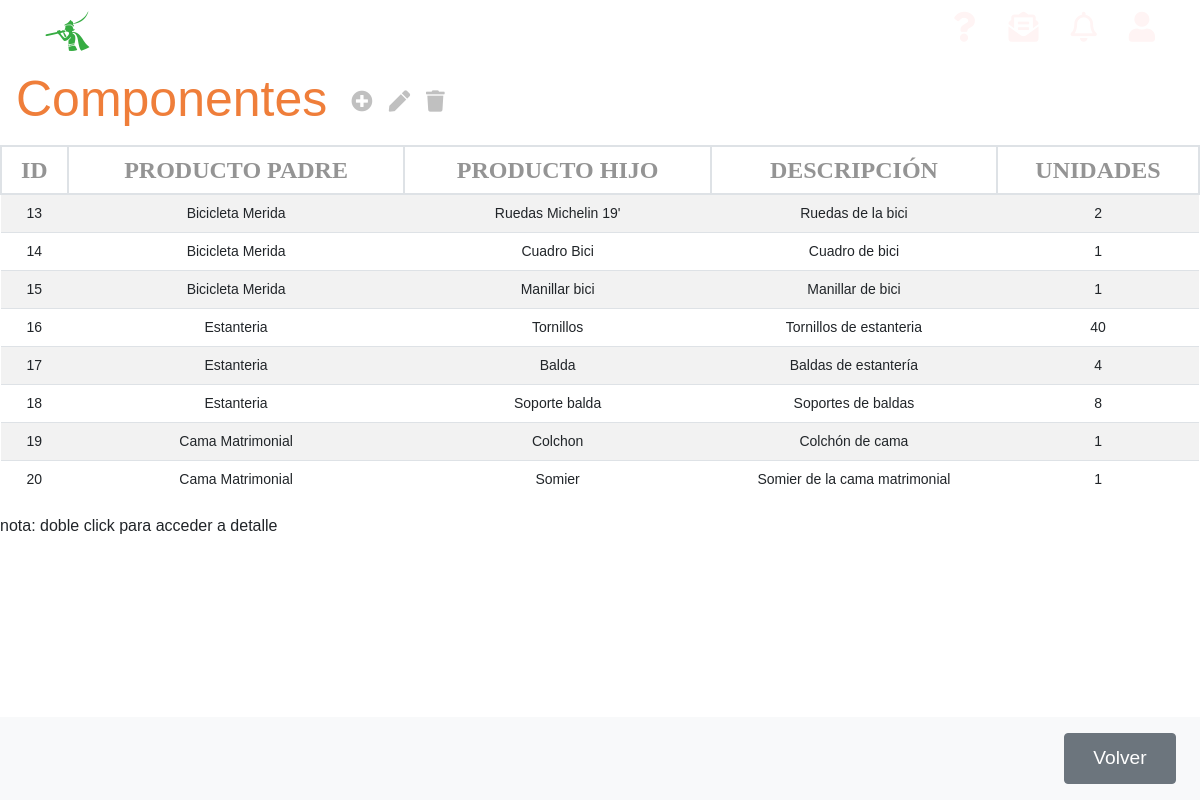
/appEntrega/componentes/, run on the app's committed database.
### appEntrega/models.py (models this page shows, shortened)
class Componente(models.Model):
    componente_producto_padre = models.ForeignKey(Producto, related_name='producto_padre', null=False,
                                                  on_delete=models.CASCADE,
                                                  default=0)
    componente_producto = models.ForeignKey(Producto, related_name='producto', null=False, on_delete=models.CASCADE,
                                            default=0)
    componente_unidades = models.PositiveIntegerField(default=1)
    componente_descripcion = models.CharField(max_length=250)

class Producto(models.Model):
    producto_referencia = models.CharField(max_length=13, primary_key=True)
    producto_nombre = models.CharField(max_length=50)
    producto_descripcion = models.CharField(max_length=250)
    producto_categoria = models.CharField(max_length=50)
    producto_precio = models.DecimalField(max_digits=10, decimal_places=2, default=0)

### appEntrega/views.py (the view)
# urls.py: path('componentes/', ComponenteListView.as_view(), name='listaComponente'),
class ComponenteListView(ListView):
    model = Componente
    template_name = 'listaComponentes.html'
    context_object_name = 'lista_componentes'

### appEntrega/templates/listaComponentes.html
{% extends 'base.html' %}
{% block content %}
<div class="">
    <nav class="navbar navbar-light table-navbar">
        <h2 class="orange-color">Componentes</h2>
        <ul class="navbar-nav mr-auto flex-row">
            <li class="nav-item m-0 ml-3">
                <i class="fas fa-plus-circle fa-lg c-grey"
                    onclick="location.href='http://127.0.0.1:8000/appEntrega/componentes/nuevo/'"></i>
            </li>
            <li class="nav-item m-0">
                <i class="fas fa-pen fa-lg c-grey"></i>
            </li>
            <li class="nav-item m-0">
                <i class="fas fa-trash fa-lg c-grey"></i>
            </li>
        </ul>
    </nav>
</div>
<div class="row">
    <div class="col-md-12">
        <table class="table-deustronic table table-striped table-hover">
            <thead>
                <tr>
                    <th>ID</th>
                    <th>PRODUCTO PADRE</th>
                    <th>PRODUCTO HIJO</th>
                    <th>DESCRIPCIÓN</th>
                    <th>UNIDADES</th>
                </tr>
            </thead>
            <tbody>
                {% if lista_componentes %}
                {% for comp in lista_componentes %}
                <tr ondblclick="location.href='http://127.0.0.1:8000/appEntrega/componentes/{{comp.pk}}/editar'">
                    <td>{{comp.pk}}</td>
                    <td>{{comp.componente_producto_padre.producto_nombre}}</td>
                    <td>{{comp.componente_producto.producto_nombre}}</td>
                    <td>{{comp.componente_descripcion}}</td>
                    <td>{{comp.componente_unidades}}</td>
                </tr>
                {% endfor %}
                {% else %}
                <tr>
                    <td colspan="5">
                        <p>No existen Componentes</p>
                    </td>
                </tr>
                {% endif %}
            </tbody>
        </table>
        <p>nota: doble click para acceder a detalle</p>
    </div>
</div>
<nav class="navbar navbar-light bg-light fixed-bottom">
    <div class="form-inline ml-auto">
        <button onclick="location.href='http://127.0.0.1:8000/appEntrega'" class="btn boton-nav btn-secondary m-2"
            type="button">Volver</button>
    </div>
</nav>
{% endblock %}

### appEntrega/static/style/styles.css (style rules this page uses)
.orange-color, .orange-color:hover { color: rgb(239, 126, 58) !important; font-weight: 100 !important; }
* { font-family: 'FiraSans-Regular', sans-serif; }
html { overflow-x: hidden; overflow-y: overlay; }
html, body { height: 100%; }
body { margin: 0; }
i { cursor: pointer !important; }
ul { padding: 0 !important; }

### appEntrega/static/style/table.css (style rules this page uses)
table { overflow: scroll; }
table td { vertical-align: middle !important; }
.table-deustronic th { color: #949494; font-weight: bold; font-size: 1.5rem; padding: 5px 10px; border: 2px solid #dee2e6; font-family: FiraSans-Regular, Calibri, Verdana; text-align: center !important; }
.table-deustronic td { font-size: 14px; padding: 0.5rem; text-align: center !important; cursor: pointer !important; }
.table-navbar { position: sticky; background-color: white; z-index: 1; top: 0; width: 100%; }

### appEntrega/static/style/productos.css (style rules this page uses)
.navbar-nav .nav-item { padding: 0 .5rem; }
.c-grey { color: silver !important; }
.boton-nav { width: 7rem; height: 3.2rem !important; color: white !important; font-weight: 400; font-size: 1.2rem; text-decoration: none; outline-style: none; }

### appEntrega/static/style/header.css (style rules this page uses)
h2 { padding: 0px; color: #1c3d79; font-size: 50px; font-family: 'Franklin Gothic Medium', 'Arial Narrow', Arial, sans-serif }
li { list-style: none; margin-right: 2rem; }
li:last-of-type { margin-right: 0; }
ul { margin: 0 !important; }

### appEntrega/static/style/modal.css (style rules this page uses)
:root { --lightgray: #efefef; --blue: steelblue; --white: #fff; --black: rgba(0, 0, 0, 0.92); }
* { padding: 0; margin: 0; }

### data on the page
Componente: pk "13", componente_producto_padre.producto_nombre "Bicicleta Merida", componente_producto.producto_nombre "Ruedas Michelin 19'", componente_descripcion "Ruedas de la bici", componente_unidades "2"
Componente: pk "14", componente_producto_padre.producto_nombre "Bicicleta Merida", componente_producto.producto_nombre "Cuadro Bici", componente_descripcion "Cuadro de bici", componente_unidades "1"
Componente: pk "15", componente_producto_padre.producto_nombre "Bicicleta Merida", componente_producto.producto_nombre "Manillar bici", componente_descripcion "Manillar de bici", componente_unidades "1"
Componente: pk "16", componente_producto_padre.producto_nombre "Estanteria", componente_producto.producto_nombre "Tornillos", componente_descripcion "Tornillos de estanteria", componente_unidades "40"
Componente: pk "17", componente_producto_padre.producto_nombre "Estanteria", componente_producto.producto_nombre "Balda", componente_descripcion "Baldas de estantería", componente_unidades "4"
Componente: pk "18", componente_producto_padre.producto_nombre "Estanteria", componente_producto.producto_nombre "Soporte balda", componente_descripcion "Soportes de baldas", componente_unidades "8"
Componente: pk "19", componente_producto_padre.producto_nombre "Cama Matrimonial", componente_producto.producto_nombre "Colchon", componente_descripcion "Colchón de cama", componente_unidades "1"
Componente: pk "20", componente_producto_padre.producto_nombre "Cama Matrimonial", componente_producto.producto_nombre "Somier", componente_descripcion "Somier de la cama matrimonial", componente_unidades "1"
